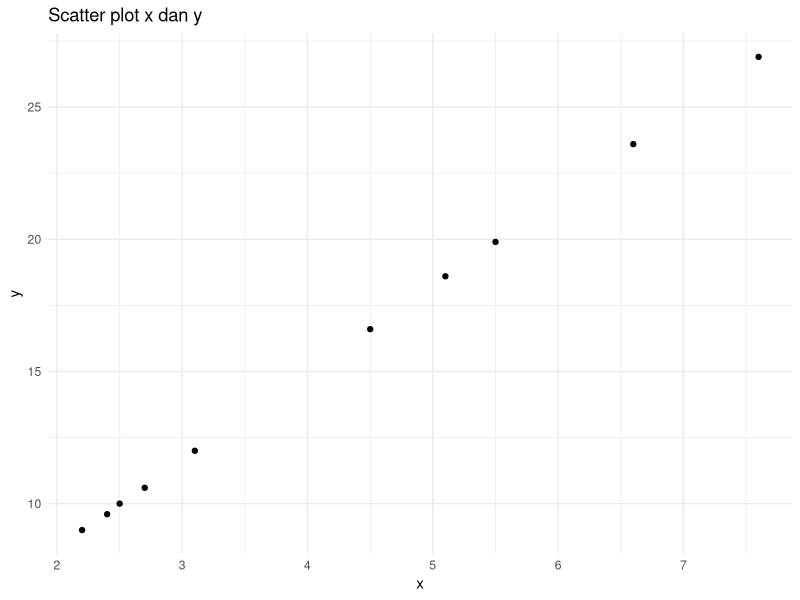

Recreate this plot in R.
## ---- chunk 1
rm(list=ls())
options(digit = 3)

library(dplyr)
library(ggplot2)

x = runif(10,2,9) %>% round(1)
y = 3 * x * runif(1,0,2) + 2 * runif(1,0,3)
y = round(y,1)

data = data.frame(x,y)
## ---- chunk 2
x
y
## ---- chunk 3
data %>%
  ggplot(aes(x,y)) +
  geom_point() +
  theme_minimal() +
  labs(title = "Scatter plot x dan y")

sum_xi = sum(x)
sum_yi = sum(y)
sum_xi_xi = sum(x^2)
sum_xi_yi = sum(x*y)
n = length(x)
## ---- chunk 4
A = matrix(c(n,sum_xi,sum_xi,sum_xi_xi),ncol = 2,byrow = T)
A
## ---- chunk 5
d = c(sum_yi,sum_xi_yi)
d
## ---- chunk 6
solve(A) %*% d
## ---- chunk 7
lm(y~x)
